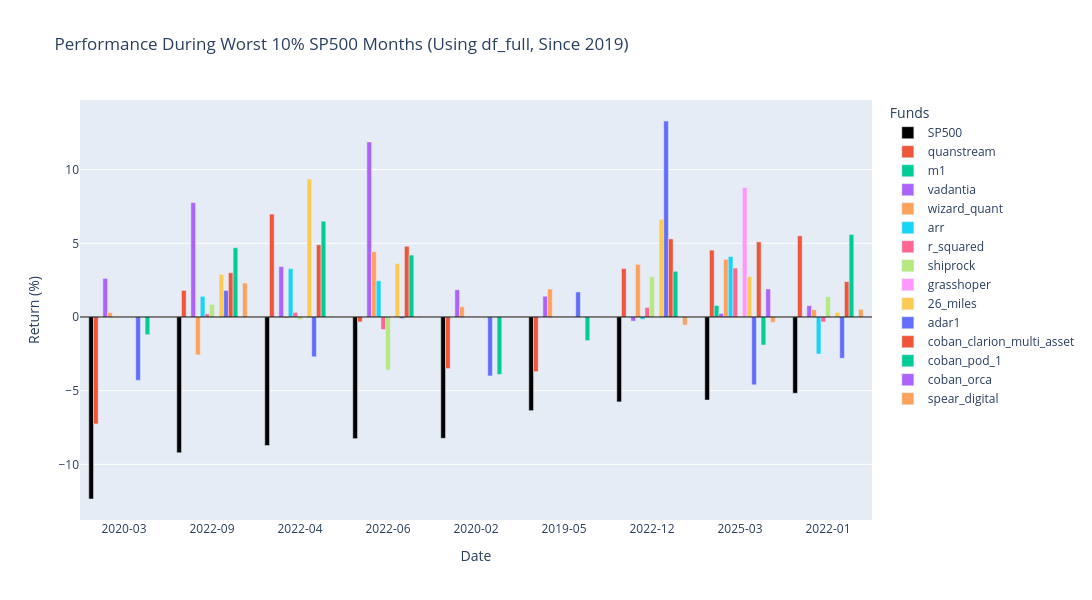
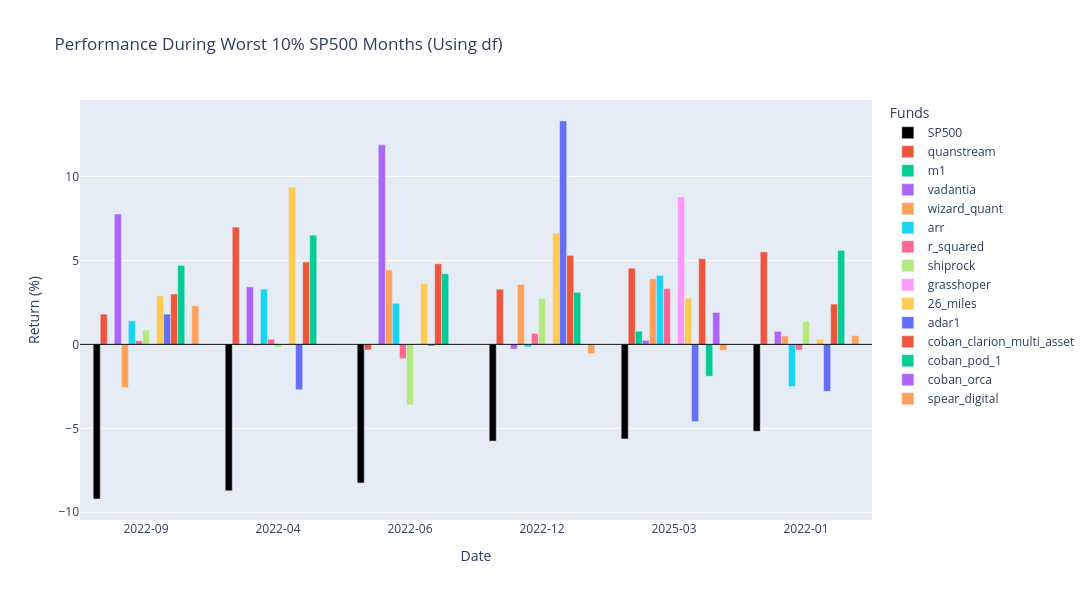

Notebook code for these charts, in order:
### Code cell
# --- Worst 10% SP500 Months Analysis (All Funds) ---
import plotly.graph_objects as go
import pandas as pd

def plot_worst_sp500_months_interactive(data_df, title_suffix="", start_date=None):
    df_plot = data_df.copy()
    if start_date:
        df_plot = df_plot[df_plot.index >= pd.to_datetime(start_date)]
        
    # Find worst 10% SP500 months
    q10_sp500 = df_plot['sp500'].quantile(0.10)
    worst_months = df_plot[df_plot['sp500'] <= q10_sp500].copy()
    
    # Sort by SP500 returns ascending
    worst_months = worst_months.sort_values(by='sp500', ascending=True)
    
    # Prepare data for plotting
    cols_to_plot = ['sp500'] + [f for f in funds if f in df_plot.columns]
    
    plot_data = worst_months[cols_to_plot].copy()
    plot_data.index = plot_data.index.strftime('%Y-%m') # Format dates for x-axis
    plot_data = plot_data * 100 # Convert to percentage
    
    # Create interactive bar plot with Plotly
    fig = go.Figure()
    
    # Add SP500 first (in black)
    fig.add_trace(go.Bar(
        x=plot_data.index,
        y=plot_data['sp500'],
        name='SP500',
        marker_color='black'
    ))
    
    # Add other funds
    for col in cols_to_plot:
        if col != 'sp500':
            fig.add_trace(go.Bar(
                x=plot_data.index,
                y=plot_data[col],
                name=col
            ))
            
    fig.update_layout(
        title=f'Performance During Worst 10% SP500 Months {title_suffix}',
        xaxis_title='Date',
        yaxis_title='Return (%)',
        barmode='group',
        hovermode='x unified',
        legend_title='Funds',
        height=600,
        width=1200,
        xaxis=dict(
            type='category',
            categoryorder='array',
            categoryarray=plot_data.index
        )
    )
    
    # Add horizontal line at 0
    fig.add_hline(y=0, line_width=1, line_color="black")
    
    fig.show()

# Plot using df_full starting from 2019
plot_worst_sp500_months_interactive(df_full, "(Using df_full, Since 2019)", start_date="2019-01-01")

# Plot using df
plot_worst_sp500_months_interactive(df, "(Using df)")

### Figure 1 — Plotly figure (JSON) as saved in the notebook; plotly's stock layout.template omitted (floating-point values rounded to 4 significant figures)
{"data": [{"marker": {"color": "black"}, "name": "SP500", "type": "bar", "x": ["2020-03", "2022-09", "2022-04", "2022-06", "2020-02", "2019-05", "2022-12", "2025-03", "2022-01"], "y": [-12.35, -9.21, -8.72, -8.254, -8.232, -6.355, -5.761, -5.634, -5.175]}, {"name": "quanstream", "type": "bar", "x": ["2020-03", "2022-09", "2022-04", "2022-06", "2020-02", "2019-05", "2022-12", "2025-03", "2022-01"], "y": [-7.255, 1.799, 6.983, -0.3338, -3.502, -3.709, 3.284, 4.535, 5.507]}, {"name": "m1", "type": "bar", "x": ["2020-03", "2022-09", "2022-04", "2022-06", "2020-02", "2019-05", "2022-12", "2025-03", "2022-01"], "y": [NaN, NaN, NaN, NaN, NaN, NaN, NaN, 0.78, NaN]}, {"name": "vadantia", "type": "bar", "x": ["2020-03", "2022-09", "2022-04", "2022-06", "2020-02", "2019-05", "2022-12", "2025-03", "2022-01"], "y": [2.62, 7.76, 3.42, 11.88, 1.85, 1.41, -0.28, 0.24, 0.77]}, {"name": "wizard_quant", "type": "bar", "x": ["2020-03", "2022-09", "2022-04", "2022-06", "2020-02", "2019-05", "2022-12", "2025-03", "2022-01"], "y": [0.2995, -2.576, -0.07987, 4.433, 0.6988, 1.897, 3.574, 3.913, 0.4992]}, {"name": "arr", "type": "bar", "x": ["2020-03", "2022-09", "2022-04", "2022-06", "2020-02", "2019-05", "2022-12", "2025-03", "2022-01"], "y": [NaN, 1.4, 3.28, 2.45, NaN, NaN, -0.16, 4.1, -2.51]}, {"name": "r_squared", "type": "bar", "x": ["2020-03", "2022-09", "2022-04", "2022-06", "2020-02", "2019-05", "2022-12", "2025-03", "2022-01"], "y": [NaN, 0.21, 0.31, -0.85, NaN, NaN, 0.65, 3.32, -0.34]}, {"name": "shiprock", "type": "bar", "x": ["2020-03", "2022-09", "2022-04", "2022-06", "2020-02", "2019-05", "2022-12", "2025-03", "2022-01"], "y": [NaN, 0.85, -0.18, -3.6, NaN, NaN, 2.73, 0.02, 1.37]}, {"name": "grasshoper", "type": "bar", "x": ["2020-03", "2022-09", "2022-04", "2022-06", "2020-02", "2019-05", "2022-12", "2025-03", "2022-01"], "y": [NaN, NaN, NaN, NaN, NaN, NaN, NaN, 8.78, NaN]}, {"name": "26_miles", "type": "bar", "x": ["2020-03", "2022-09", "2022-04", "2022-06", "2020-02", "2019-05", "2022-12", "2025-03", "2022-01"], "y": [NaN, 2.89, 9.36, 3.63, NaN, NaN, 6.63, 2.75, 0.31]}, {"name": "adar1", "type": "bar", "x": ["2020-03", "2022-09", "2022-04", "2022-06", "2020-02", "2019-05", "2022-12", "2025-03", "2022-01"], "y": [-4.3, 1.8, -2.7, -0.1, -4.0, 1.7, 13.3, -4.6, -2.8]}, {"name": "coban_clarion_multi_asset", "type": "bar", "x": ["2020-03", "2022-09", "2022-04", "2022-06", "2020-02", "2019-05", "2022-12", "2025-03", "2022-01"], "y": [NaN, 3.0, 4.9, 4.8, NaN, NaN, 5.3, 5.1, 2.4]}, {"name": "coban_pod_1", "type": "bar", "x": ["2020-03", "2022-09", "2022-04", "2022-06", "2020-02", "2019-05", "2022-12", "2025-03", "2022-01"], "y": [-1.2, 4.7, 6.5, 4.2, -3.9, -1.6, 3.1, -1.9, 5.6]}, {"name": "coban_orca", "type": "bar", "x": ["2020-03", "2022-09", "2022-04", "2022-06", "2020-02", "2019-05", "2022-12", "2025-03", "2022-01"], "y": [NaN, NaN, NaN, NaN, NaN, NaN, NaN, 1.9, NaN]}, {"name": "spear_digital", "type": "bar", "x": ["2020-03", "2022-09", "2022-04", "2022-06", "2020-02", "2019-05", "2022-12", "2025-03", "2022-01"], "y": [NaN, 2.3, 0.0, 0.0, NaN, NaN, -0.55, -0.36, 0.52]}], "layout": {"barmode": "group", "height": 600, "hovermode": "x unified", "legend": {"title": {"text": "Funds"}}, "shapes": [{"line": {"color": "black", "width": 1}, "type": "line", "x0": 0, "x1": 1, "xref": "x domain", "y0": 0, "y1": 0, "yref": "y"}], "title": {"text": "Performance During Worst 10% SP500 Months (Using df_full, Since 2019)"}, "width": 1200, "xaxis": {"categoryarray": ["2020-03", "2022-09", "2022-04", "2022-06", "2020-02", "2019-05", "2022-12", "2025-03", "2022-01"], "categoryorder": "array", "title": {"text": "Date"}, "type": "category"}, "yaxis": {"title": {"text": "Return (%)"}}}}

### Figure 2 — Plotly figure (JSON) as saved in the notebook; plotly's stock layout.template omitted (floating-point values rounded to 4 significant figures)
{"data": [{"marker": {"color": "black"}, "name": "SP500", "type": "bar", "x": ["2022-09", "2022-04", "2022-06", "2022-12", "2025-03", "2022-01"], "y": [-9.21, -8.72, -8.254, -5.761, -5.634, -5.175]}, {"name": "quanstream", "type": "bar", "x": ["2022-09", "2022-04", "2022-06", "2022-12", "2025-03", "2022-01"], "y": [1.799, 6.983, -0.3338, 3.284, 4.535, 5.507]}, {"name": "m1", "type": "bar", "x": ["2022-09", "2022-04", "2022-06", "2022-12", "2025-03", "2022-01"], "y": [NaN, NaN, NaN, NaN, 0.78, NaN]}, {"name": "vadantia", "type": "bar", "x": ["2022-09", "2022-04", "2022-06", "2022-12", "2025-03", "2022-01"], "y": [7.76, 3.42, 11.88, -0.28, 0.24, 0.77]}, {"name": "wizard_quant", "type": "bar", "x": ["2022-09", "2022-04", "2022-06", "2022-12", "2025-03", "2022-01"], "y": [-2.576, -0.07987, 4.433, 3.574, 3.913, 0.4992]}, {"name": "arr", "type": "bar", "x": ["2022-09", "2022-04", "2022-06", "2022-12", "2025-03", "2022-01"], "y": [1.4, 3.28, 2.45, -0.16, 4.1, -2.51]}, {"name": "r_squared", "type": "bar", "x": ["2022-09", "2022-04", "2022-06", "2022-12", "2025-03", "2022-01"], "y": [0.21, 0.31, -0.85, 0.65, 3.32, -0.34]}, {"name": "shiprock", "type": "bar", "x": ["2022-09", "2022-04", "2022-06", "2022-12", "2025-03", "2022-01"], "y": [0.85, -0.18, -3.6, 2.73, 0.02, 1.37]}, {"name": "grasshoper", "type": "bar", "x": ["2022-09", "2022-04", "2022-06", "2022-12", "2025-03", "2022-01"], "y": [NaN, NaN, NaN, NaN, 8.78, NaN]}, {"name": "26_miles", "type": "bar", "x": ["2022-09", "2022-04", "2022-06", "2022-12", "2025-03", "2022-01"], "y": [2.89, 9.36, 3.63, 6.63, 2.75, 0.31]}, {"name": "adar1", "type": "bar", "x": ["2022-09", "2022-04", "2022-06", "2022-12", "2025-03", "2022-01"], "y": [1.8, -2.7, -0.1, 13.3, -4.6, -2.8]}, {"name": "coban_clarion_multi_asset", "type": "bar", "x": ["2022-09", "2022-04", "2022-06", "2022-12", "2025-03", "2022-01"], "y": [3.0, 4.9, 4.8, 5.3, 5.1, 2.4]}, {"name": "coban_pod_1", "type": "bar", "x": ["2022-09", "2022-04", "2022-06", "2022-12", "2025-03", "2022-01"], "y": [4.7, 6.5, 4.2, 3.1, -1.9, 5.6]}, {"name": "coban_orca", "type": "bar", "x": ["2022-09", "2022-04", "2022-06", "2022-12", "2025-03", "2022-01"], "y": [NaN, NaN, NaN, NaN, 1.9, NaN]}, {"name": "spear_digital", "type": "bar", "x": ["2022-09", "2022-04", "2022-06", "2022-12", "2025-03", "2022-01"], "y": [2.3, 0.0, 0.0, -0.55, -0.36, 0.52]}], "layout": {"barmode": "group", "height": 600, "hovermode": "x unified", "legend": {"title": {"text": "Funds"}}, "shapes": [{"line": {"color": "black", "width": 1}, "type": "line", "x0": 0, "x1": 1, "xref": "x domain", "y0": 0, "y1": 0, "yref": "y"}], "title": {"text": "Performance During Worst 10% SP500 Months (Using df)"}, "width": 1200, "xaxis": {"categoryarray": ["2022-09", "2022-04", "2022-06", "2022-12", "2025-03", "2022-01"], "categoryorder": "array", "title": {"text": "Date"}, "type": "category"}, "yaxis": {"title": {"text": "Return (%)"}}}}
